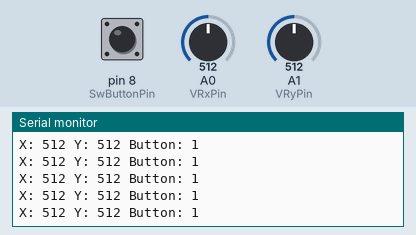
Recording of a sketch running on a simulated Arduino Uno, built with avr-gcc and run on an emulated ATmega328P. Parts: the last lines printed to the serial monitor. Inputs (shaded band) come from the test bench; at power-on: A1 (VRyPin) = 512, A0 (VRxPin) = 512, pin 8 (SwButtonPin) HIGH.

Above: at 1.2 s.
1.3 s: A1 (VRyPin) set to 990
At 2.1 s:
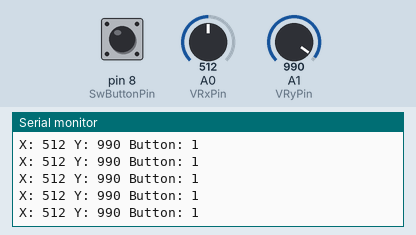
2.8 s: A1 (VRyPin) set to 1011
At 3.5 s:
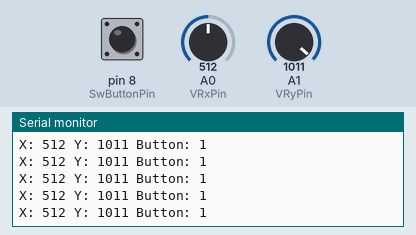
7.3 s: A0 (VRxPin) set to 990
At 8.4 s:
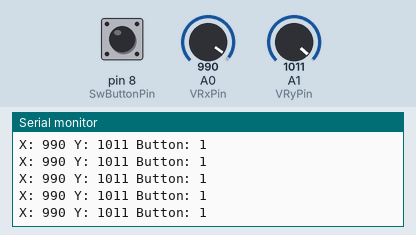
8.8 s: A0 (VRxPin) set to 1006
At 9.4 s:
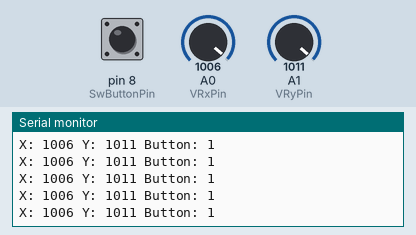
Timing chart, 0 to 11.8 s (numbered marks = the images above; inputs shaded):
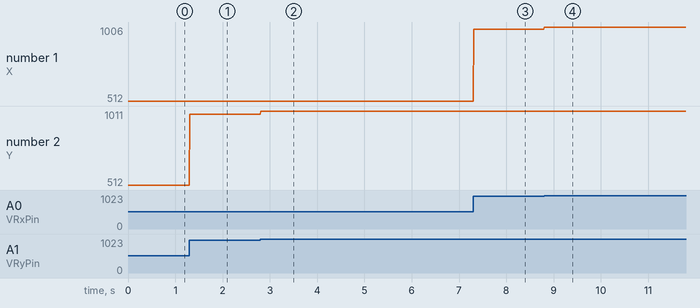

Measured:
- after the input at 1.3 s, the serial monitor: prints a new line at once (image 1)
- after the input at 2.8 s, the serial monitor: prints a new line at once (image 2)
- after the input at 7.3 s, the serial monitor: prints a new line at once (image 3)
- after the input at 8.8 s, the serial monitor: prints a new line at once (image 4)
- plotted number 1: 512 → 990 after the input at 7.3 s, 990 → 1006 after the input at 8.8 s
- plotted number 2: 512 → 990 after the input at 1.3 s, 990 → 1011 after the input at 2.8 s

The sketch:

ky_023_xyjoystick.ino
```cpp
// ky_023_xyjoystick.ino - print joystick position to serial
// (c) BotBook.com - Karvinen, Karvinen, Valtokari


const int VRxPin = 0;	// <1>
const int VRyPin = 1;
const int SwButtonPin = 8;

int button = -1; // LOW or HIGH	// <2>
int x = -1; // 0..1023
int y = -1; // 0..1023

void readJoystick() { // <3>
  button = digitalRead(SwButtonPin);	// <4>
  x = analogRead(VRxPin);
  y = analogRead(VRyPin);
}

void setup()  {
  pinMode(SwButtonPin, INPUT);
  digitalWrite(SwButtonPin, HIGH); // pull-up resistor	// <5>
  Serial.begin(115200);
}

void loop()  {
  readJoystick();	// <6>
  Serial.print("X: ");
  Serial.print(x);
  Serial.print(" Y: ");
  Serial.print(y);
  Serial.print(" Button: ");
  Serial.println(button);
  delay(10);
}
```
